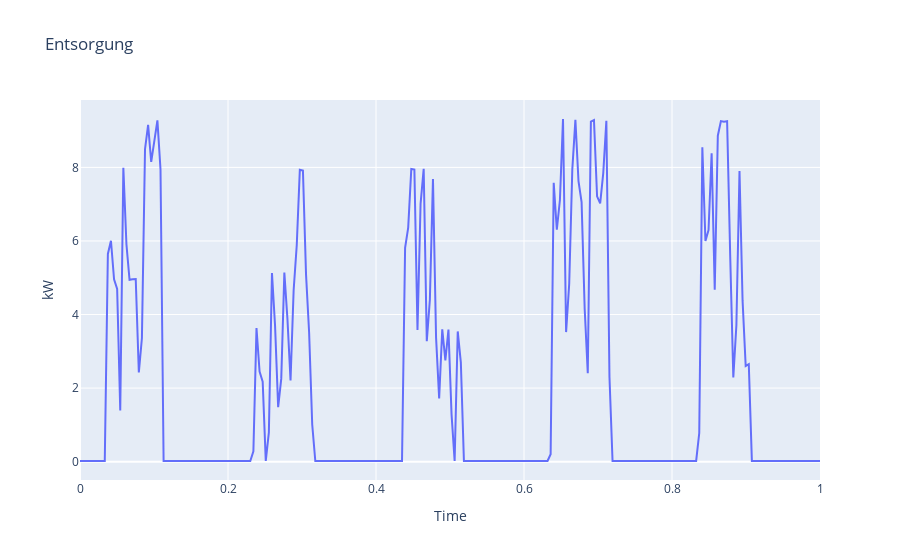

This figure's notebook cell:
### Code cell
px.line(
    x=df['t_scaled'], y=df.kw, 
    title='Entsorgung',
    labels={
        'x': 'Time',
        'y': 'kW'
    })

### Figure 1 — Plotly figure (JSON) as saved in the notebook; plotly's stock layout.template omitted (floating-point values rounded to 4 significant figures; data arrays with more than 128 entries replaced by an {"elided": "..."} marker saying what was removed)
{"data": [{"hovertemplate": "Time=%{x}<br>kW=%{y}<extra></extra>", "legendgroup": "", "line": {"color": "#636efa", "dash": "solid"}, "marker": {"symbol": "circle"}, "mode": "lines", "name": "", "orientation": "v", "showlegend": false, "type": "scatter", "x": {"elided": "240 float values"}, "xaxis": "x", "y": {"elided": "240 float values"}, "yaxis": "y"}], "layout": {"legend": {"tracegroupgap": 0}, "title": {"text": "Entsorgung"}, "xaxis": {"anchor": "y", "domain": [0, 1], "title": {"text": "Time"}}, "yaxis": {"anchor": "x", "domain": [0, 1], "title": {"text": "kW"}}}}
